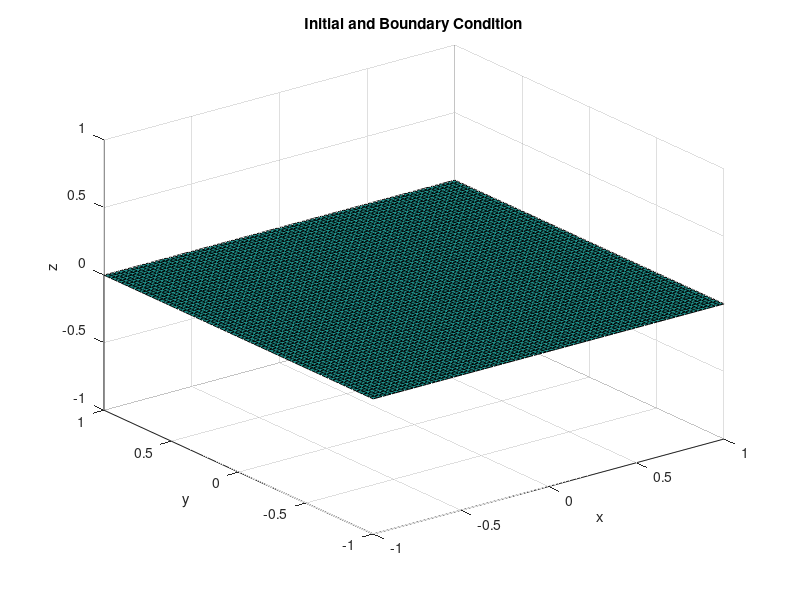
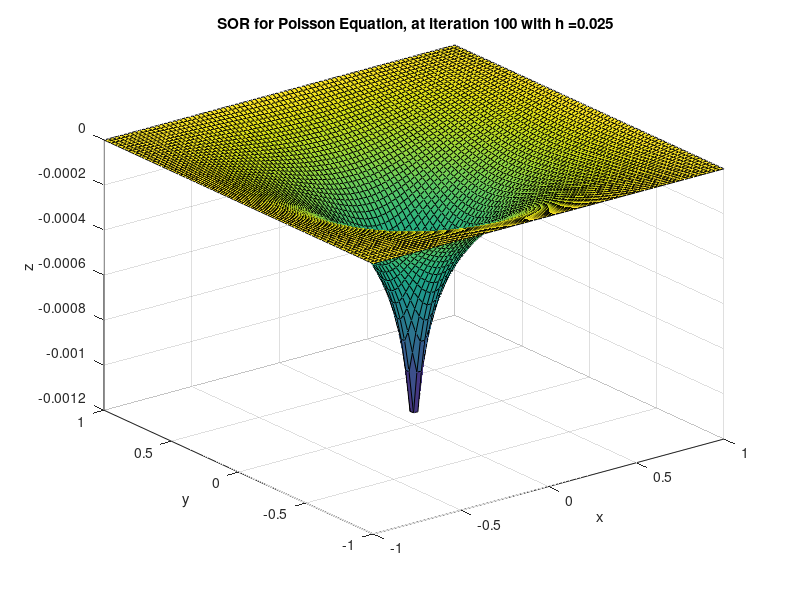
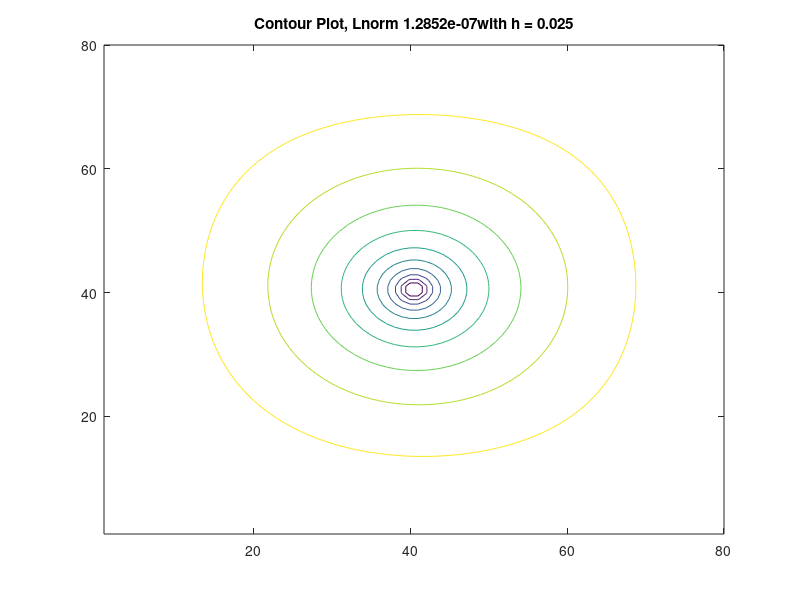

The MATLAB source for these figures, in order:
% Nhat Hoang April 17th 
% Solve the Poisson Equation using SOR method
% Solve the 

clear; close all;
% part 1L initalize variabes:
L = 1;
dx = .025;
dy = dx;
h= dx;
n = round(2*L/dx);
m = n;
x = linspace(-L,L,n)';
y = linspace(-L,L,m)';
T_0 = zeros(n,m);

bb = 2/(1 + pi*h); % this is my 

% Boundary Condition
% At x= 0; 
for i =1:n
    T_0(i,1) = 0;  
% At x = 1
    T_0(i,m) = 0;
end
% At y = 0;
for j =1:m
    T_0(1,j) = 0;
% At y = 1;
    T_0(m,j) = 0;
end


T= T_0;

% Define source terms
S = zeros(n,m); 

for i = 1:n
   for j=1:m
         S(i,j)= exp(-(x(i)^2/h^2+y(j)^2/h^2));
    end
end


figure(1);
surf(x,y,T_0);
title('Initial and Boundary Condition');
xlabel('x');
ylabel('y');
zlabel('z');

% plot actual solution to compare later


max_step = 100;
%Lnorm = 100;
%l = 0;


for l=1:max_step
 for i=2:n-1
     % Boundary Conditions
     
     for j=2:m-1
        T(i,j)=bb*0.25*(T(i+1,j)+...
        T(i,j+1)+T(i-1,j)+T(i,j-1)-h^2*S(i,j))+(1.0-bb)*T(i,j);
        % Boundary Conditions
       
     end
 end
 % find residual
 res=0;
 for i=2:n-1
     for j=2:m-1
        res=res+abs(T(i+1,j)+...
        T(i,j+1)+T(i-1,j)+T(i,j-1)-4*T(i,j))/h^2 - S(i,j);
     end     
     
 end
 if rem(l,5) == 0
     figure(3);
     surf(x,y,T);
     title([' SOR for Poisson Equation, at iteration ',num2str(l),' with'...
        ' h =',num2str(h)]);
     xlabel('x')
     ylabel('y')
     zlabel('z')
     %axis([ -1 1 -1 1 -10 10]);
     getframe(gcf);
     pause(.1);
 end
 
 l,res/((m-2)*(n-2)) % Print iteration and residual
%  if (res/((m-2)*(n-2)) < 0.001)
%      break
%  end
 disp('Norm:')
 Lnorm = (norm(T)^2*h^2);
end

figure(4);
contour(T)
title(['Contour Plot, Lnorm ', num2str(Lnorm), 'with h = ',num2str(h)]);
